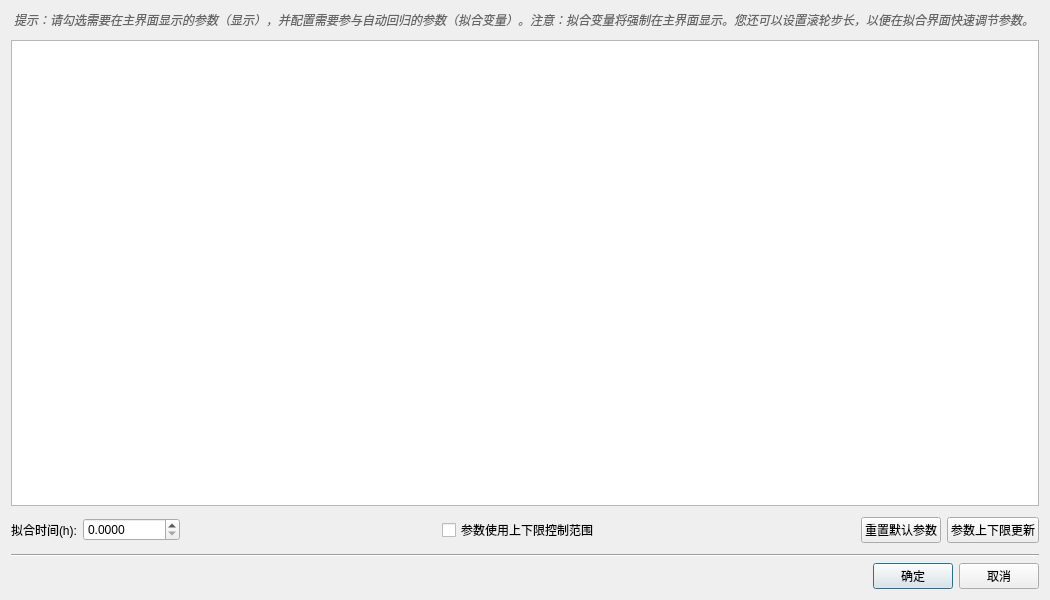
<?xml version="1.0" encoding="UTF-8"?>
<ui version="4.0">
 <class>ParamSelectDialog</class>
 <widget class="QDialog" name="ParamSelectDialog">
  <property name="geometry">
   <rect>
    <x>0</x>
    <y>0</y>
    <width>1050</width>
    <height>600</height>
   </rect>
  </property>
  <property name="windowTitle">
   <string>拟合参数配置</string>
  </property>
  <layout class="QVBoxLayout" name="verticalLayout">
   <item>
    <widget class="QLabel" name="labelTip">
     <property name="text">
      <string>提示：请勾选需要在主界面显示的参数（显示），并配置需要参与自动回归的参数（拟合变量）。注意：拟合变量将强制在主界面显示。您还可以设置滚轮步长，以便在拟合界面快速调节参数。</string>
     </property>
     <property name="wordWrap">
      <bool>true</bool>
     </property>
     <property name="styleSheet">
      <string notr="true">color: #666; font-style: italic; margin-bottom: 5px;</string>
     </property>
    </widget>
   </item>
   <item>
    <widget class="QTableWidget" name="tableWidget">
     <property name="alternatingRowColors">
      <bool>true</bool>
     </property>
     <property name="selectionMode">
      <enum>QAbstractItemView::NoSelection</enum>
     </property>
    </widget>
   </item>
   <item>
    <layout class="QHBoxLayout" name="horizontalLayout_Tools">
     <property name="topMargin">
      <number>5</number>
     </property>
     <property name="bottomMargin">
      <number>5</number>
     </property>
     <item>
      <widget class="QLabel" name="labelTime">
       <property name="text">
        <string>拟合时间(h):</string>
       </property>
      </widget>
     </item>
     <item>
      <widget class="QDoubleSpinBox" name="spinTimeMax">
       <property name="toolTip">
        <string>理论曲线计算的最大时间。默认与实测数据一致。</string>
       </property>
       <property name="decimals">
        <number>4</number>
       </property>
       <property name="maximum">
        <double>999999999.990000009536743</double>
       </property>
      </widget>
     </item>
     <item>
      <spacer name="horizontalSpacer_2">
       <property name="orientation">
        <enum>Qt::Horizontal</enum>
       </property>
       <property name="sizeHint" stdset="0">
        <size>
         <width>20</width>
         <height>20</height>
        </size>
       </property>
      </spacer>
     </item>
     <item>
      <widget class="QCheckBox" name="chkUseLimits">
       <property name="text">
        <string>参数使用上下限控制范围</string>
       </property>
       <property name="toolTip">
        <string>勾选后，拟合参数值严格在上下限范围内变动；不勾选，则参数值自动寻优，可超出限值。</string>
       </property>
      </widget>
     </item>
     <item>
      <spacer name="horizontalSpacer_3">
       <property name="orientation">
        <enum>Qt::Horizontal</enum>
       </property>
       <property name="sizeHint" stdset="0">
        <size>
         <width>20</width>
         <height>20</height>
        </size>
       </property>
      </spacer>
     </item>
     <item>
      <widget class="QPushButton" name="btnResetDefaults">
       <property name="text">
        <string>重置默认参数</string>
       </property>
      </widget>
     </item>
     <item>
      <widget class="QPushButton" name="btnAutoLimits">
       <property name="text">
        <string>参数上下限更新</string>
       </property>
      </widget>
     </item>
    </layout>
   </item>
   <item>
    <widget class="Line" name="line">
     <property name="orientation">
      <enum>Qt::Horizontal</enum>
     </property>
    </widget>
   </item>
   <item>
    <layout class="QHBoxLayout" name="horizontalLayout">
     <item>
      <spacer name="horizontalSpacer">
       <property name="orientation">
        <enum>Qt::Horizontal</enum>
       </property>
       <property name="sizeHint" stdset="0">
        <size>
         <width>40</width>
         <height>20</height>
        </size>
       </property>
      </spacer>
     </item>
     <item>
      <widget class="QPushButton" name="btnOk">
       <property name="text">
        <string>确定</string>
       </property>
       <property name="default">
        <bool>true</bool>
       </property>
      </widget>
     </item>
     <item>
      <widget class="QPushButton" name="btnCancel">
       <property name="text">
        <string>取消</string>
       </property>
      </widget>
     </item>
    </layout>
   </item>
  </layout>
 </widget>
 <resources/>
 <connections/>
</ui>
